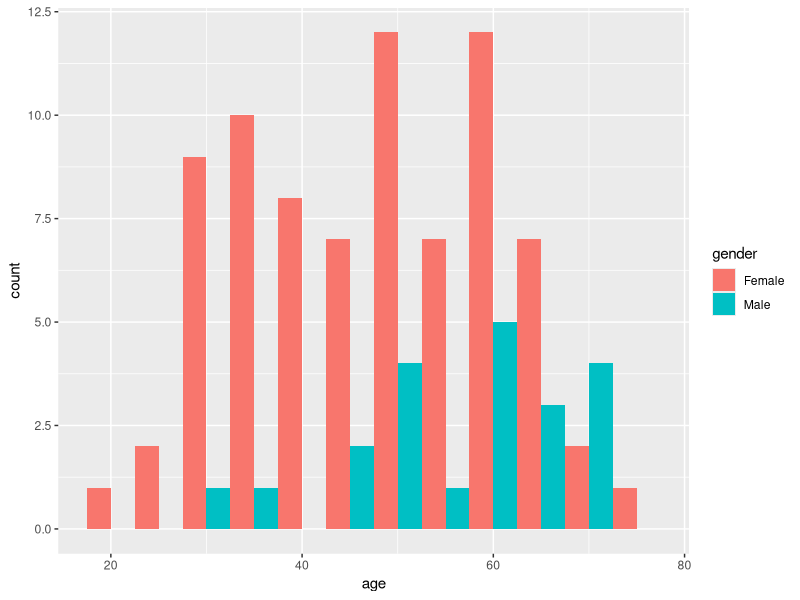
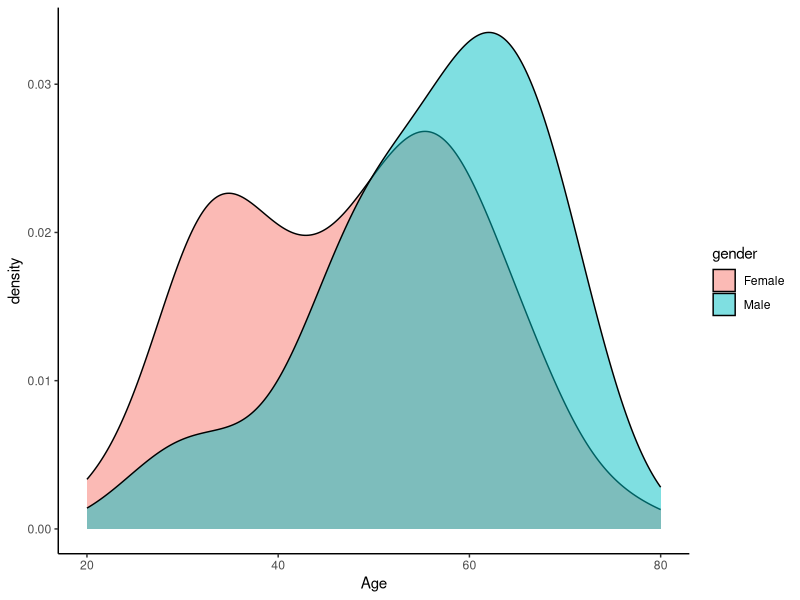
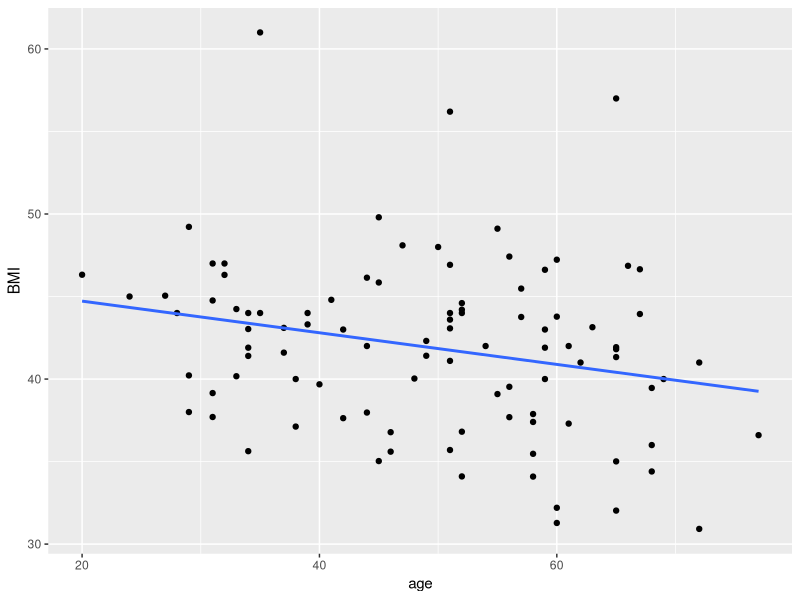
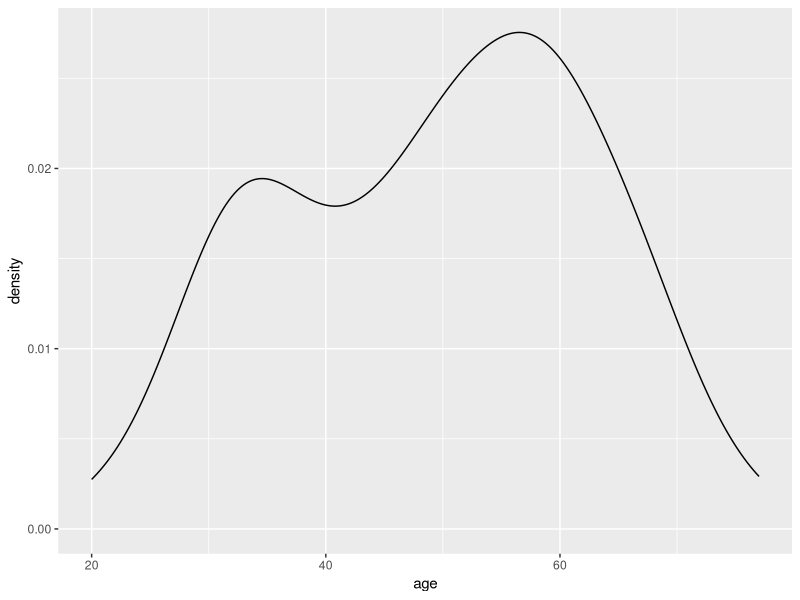
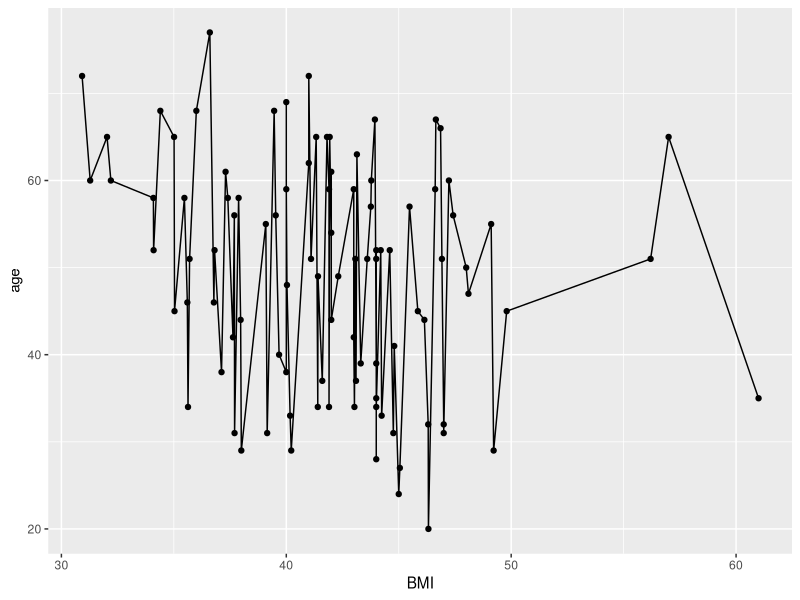
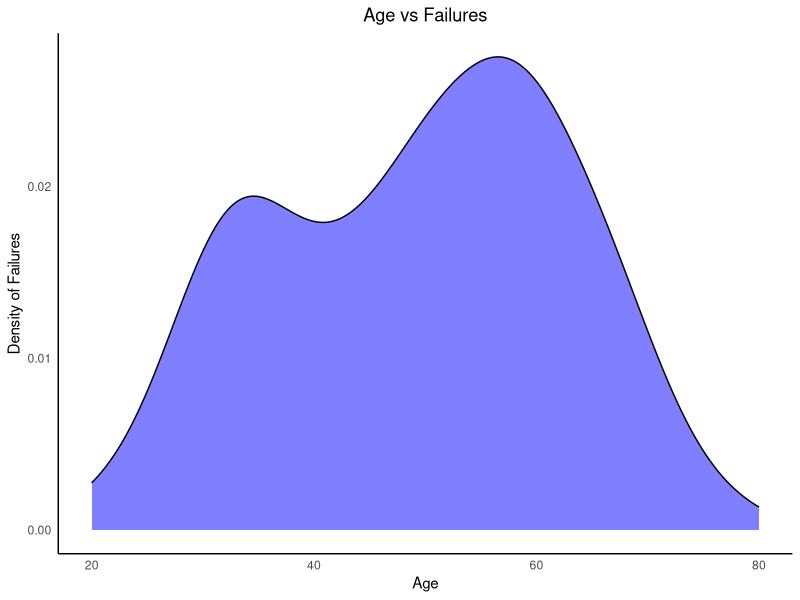

These charts were generated, in order, by the following R code:
## ---- chunk 1
library(tidyverse)
library(here)

here()
data <- read_delim(here("Data", "exam_data.txt")) #Assigning the dataset to an object "data".
data

## ---- chunk 2
tidy_data <- data %>% rename(BMI = "BMI kg/m2", # Renaming columns 
                Attempts = "# attempts",
                Failures = "# failures") %>% 
  distinct() %>% # Removing duplicates
  pivot_wider(names_from = difficulties_intubating_feature, 
              values_from = difficulties_intubating_value) %>% 
  # Creating three new columns by pivoting wider 
  separate(col = last_method_S_F,
           into = c("last_method", "last_method_S_F"),
           sep = "_") %>% # Splitting the last_method_S_F column into two different columns
  mutate(last_method_S_F = as.double(last_method_S_F),
         last_method = as.double(last_method)) #Converting these two columns to numeric columns as they were turned into character columns when splitting them
  
## ---- chunk 3
data2 <- tidy_data %>% select(-c(month, year)) # Removing the columns month and year 
 
## ---- chunk 4
ad_df <- read_delim(here("Data", "exam_data_join.txt")) # Importing the additional dataset and assigning it to an object
## ---- chunk 5
joined_df <- data2 %>% 
  left_join(ad_df, by = "id") %>%  # Deciding to join the original dataframe to the ad_df by the column "id" as this is present in both datasets
  distinct() %>% # Removing duplicates
 mutate(gender = if_else(gender == 0, "Female", "Male"), # Could also have used the function case_when like this: mutate(gender =case_when(gender == "0" ~ "Female", gender == "1" ~ "Male"))
        Mallampati_asa = (asa*Mallampati), # Adding a column multiplicating the columns asa and Mallampati ) # Changing the column gender to character observations
        Ease_quartile = cut(ease, breaks = 4), # Creating a new column with quartile-values for the ease-column 
        Method_check = if_else(last_method == Randomization, "True", "False")) %>%  # Creating a new column that checks whether the column "last method" contains the same values as the column "Randomization) 

  select(id, gender, age, everything()) %>%  #Changing the order of the columns so that id, gender and age is at the beginning of the dataset. 
  arrange(id) #%>%  # The id's in our dataset are already in increasing order

## ---- chunk 6
joined_df %>% summarise(across(everything(), ~sum(is.na(.)))) # There are 2 missing values for BMI,  1 for sore_throat, 1 for mallampati and 1 for mallampati_asa
## ---- chunk 7
joined_df %>% 
  group_by(gender) %>% 
  summarise(
    min_total_intubation_time = min(total_intubation_time, na.rm = T),  #It is possible to use na.rm = T instead of writing TRUE (it does the same)
    max_total_intubation_time = max(total_intubation_time, na.rm = T),
    mean_total_intubation_time = mean(total_intubation_time, na.rm = T),
    sd_total_intubation_time = sd(total_intubation_time, na.rm = T))
## ---- chunk 8
joined_df %>% 
  group_by(gender) %>% 
  filter(BMI <= 40) %>% 
   summarise(
    min_total_intubation_time = min(total_intubation_time, na.rm = T),
    max_total_intubation_time = max(total_intubation_time, na.rm = T),
    mean_total_intubation_time = mean(total_intubation_time, na.rm = T),
    sd_total_intubation_time = sd(total_intubation_time, na.rm = T))
## ---- chunk 9
joined_df %>% 
  group_by(Randomization) %>% 
  filter(gender == "Female") %>% 
   summarise(
    min_total_intubation_time = min(total_intubation_time, na.rm = T),
    max_total_intubation_time = max(total_intubation_time, na.rm = T),
    mean_total_intubation_time = mean(total_intubation_time, na.rm = T),
    sd_total_intubation_time = sd(total_intubation_time, na.rm = T))
## ---- chunk 10
joined_df %>% 
  group_by(Attempts) %>% 
  filter(age > 45) %>% 
   summarise(
    min_total_intubation_time = min(total_intubation_time, na.rm = T),
    max_total_intubation_time = max(total_intubation_time, na.rm = T),
    mean_total_intubation_time = mean(total_intubation_time, na.rm = T),
    sd_total_intubation_time = sd(total_intubation_time, na.rm = T))
## ---- chunk 11
joined_df %>% 
  group_by(Failures) %>% 
  filter(Mallampati >= 2) %>% 
   summarise(
    min_total_intubation_time = min(total_intubation_time, na.rm = T),
    max_total_intubation_time = max(total_intubation_time, na.rm = T),
    mean_total_intubation_time = mean(total_intubation_time, na.rm = T),
    sd_total_intubation_time = sd(total_intubation_time, na.rm = T))
## ---- chunk 12
CC_table <- joined_df %>%
  count(gender, Attempts)
## ---- chunk 13
ggplot(joined_df, aes(x = age, fill = gender)) +
  geom_histogram(binwidth = 5, position = "dodge") # Histogram of age depending on gender

joined_df %>% 
  ggplot(aes(x = age, fill = gender)) + geom_density(alpha = 0.5) + theme(panel.grid.major = element_blank(), panel.grid.minor = element_blank(),
panel.background = element_blank(), axis.line = element_line(colour = "black")) + scale_x_continuous(name = "Age",limits = c(20,80))   # Density plot of the age distribution depending on gender. We removed the grey background and the major and minor grids. We set the colour of the axis to black. We set the x-axis limit from 20 to 80.

## ---- chunk 14
joined_df %>% 
  ggplot(aes(x = age, y = BMI)) + geom_point() + geom_smooth(method = "lm", se = F) # Checking if age and BMI have a linear relationship by adding geom_smooth (adds a regression line) to a scatterplot.

ggplot(joined_df, aes(x = age, fill = BMI)) +
  geom_density(alpha = 0.5) 

ggplot(joined_df, aes(x = BMI, y = age)) +
  geom_point() + geom_line()
## ---- chunk 15
#trying this question
joined_df %>% ggplot(aes(x = age, fill = Failures)) + geom_density(alpha = 0.5,fill= "blue")+theme_minimal()+labs(title = "Age vs Failures")+ylab("Density of Failures")+theme(plot.title = element_text(hjust =0.5 ))+scale_x_continuous(name = "Age",limits = c(20,80))+theme(panel.grid.major = element_blank(), panel.grid.minor = element_blank(),
panel.background = element_blank(), axis.line = element_line(colour = "black"))
#Could also do a histogram, though somehow couldn't get it pretty
